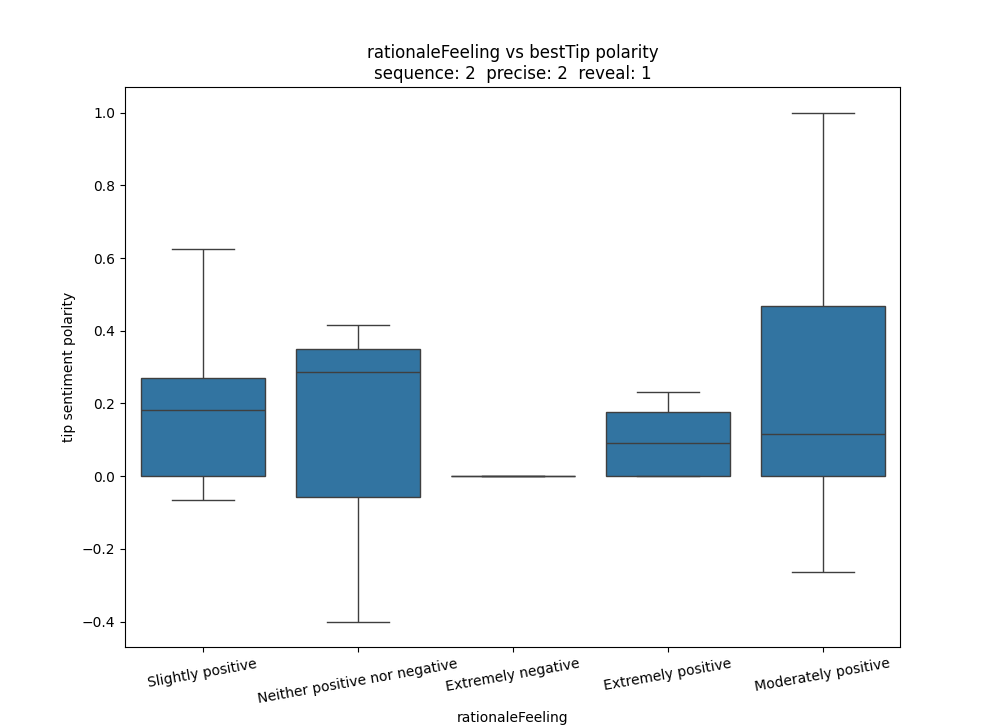

Recreate this plot in Python.
import pandas as pd
from scipy import stats
import matplotlib.pyplot as plt
import seaborn as sns

seq = 2
prec = 2
rev = 1

file_path = f"rationaleFeeling vs bestTip polarity\sent.csv"
df = pd.read_csv(file_path)
df = df[(df['con.sequence'] == seq) & (df['con.precise'] == prec) & (df['con.reveal'] == rev)]

# clean msising
df_cleaned = df.dropna(subset=["sentiment_polarity"])

groups_cleaned = [group['sentiment_polarity'].values for name, group in df_cleaned.groupby("rationaleFeeling")]

anova_result_cleaned = stats.f_oneway(*groups_cleaned)

print("F-statistic:", anova_result_cleaned.statistic)
print("p-value:", anova_result_cleaned.pvalue)

plt.figure(figsize=(10, 6))
sns.boxplot(data = df_cleaned, x = "rationaleFeeling", y = "sentiment_polarity")

plt.title("rationaleFeeling vs bestTip polarity" + "\n" + f"sequence: {seq}  precise: {prec}  reveal: {rev}")
plt.xlabel("rationaleFeeling")
plt.ylabel("tip sentiment polarity")
plt.xticks(rotation = 10)

plt.show()
